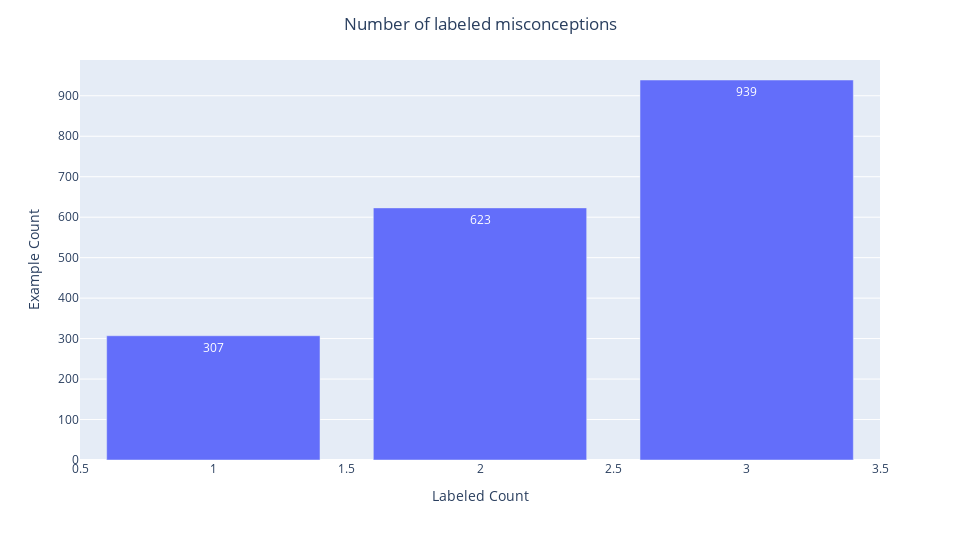

Notebook source saved alongside this figure:
### Code cell
fig = px.bar(
    misconception_count_df.labeled.value_counts().reset_index(),
    text_auto=True,
    x="labeled",
    y="count",
)
fig.update_layout(
    height=1080 // 2,
    width=1920 // 2,
    title_x=0.5,
    title_text="Number of labeled misconceptions",
    yaxis_title="Example Count",
    xaxis_title="Labeled Count",
    legend=dict(orientation="h", yanchor="top", xanchor="center", y=-0.2, x=0.5),
)
fig.show()

### Figure 1 — Plotly figure (JSON) as saved in the notebook; plotly's stock layout.template omitted (floating-point values rounded to 4 significant figures)
{"data": [{"alignmentgroup": "True", "hovertemplate": "labeled=%{x}<br>count=%{y}<extra></extra>", "legendgroup": "", "marker": {"color": "#636efa", "pattern": {"shape": ""}}, "name": "", "offsetgroup": "", "orientation": "v", "showlegend": false, "textposition": "auto", "texttemplate": "%{y}", "type": "bar", "x": [3, 2, 1], "xaxis": "x", "y": [939, 623, 307], "yaxis": "y"}], "layout": {"barmode": "relative", "height": 540, "legend": {"orientation": "h", "tracegroupgap": 0, "x": 0.5, "xanchor": "center", "y": -0.2, "yanchor": "top"}, "margin": {"t": 60}, "title": {"text": "Number of labeled misconceptions", "x": 0.5}, "width": 960, "xaxis": {"anchor": "y", "domain": [0, 1], "title": {"text": "Labeled Count"}}, "yaxis": {"anchor": "x", "domain": [0, 1], "title": {"text": "Example Count"}}}}
